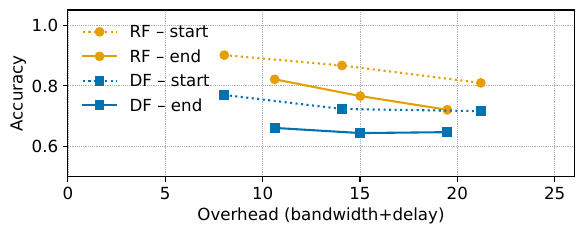

This chart was generated by the following Python code:
#!/usr/bin/env python3
"""
plot_cost_accuracy.py – Draw accuracy-vs-cost curves for RF/DF (start & end).

Usage
-----
    python plot_cost_accuracy.py  path/to/your/data.csv
"""

import sys
import pandas as pd
import matplotlib.pyplot as plt
import matplotlib as mpl

# --- publication-quality defaults (tweak to taste) --------------------------
mpl.rcParams.update({
    "pdf.fonttype": 42,
    "ps.fonttype": 42,
    "text.usetex": False,
    "font.size": 12,
    "axes.labelsize": 12,
    "legend.fontsize": 12,
    "xtick.labelsize": 12,
    "ytick.labelsize": 12,
})

# Three high-contrast, colour-blind-friendly hues (Okabe-Ito palette)
CB_BLUE   = "#0072B2"   # strong blue
CB_ORANGE = "#E69F00"   # strong orange
CB_GREEN = "#009E73"    # green

# ---------------------------------------------------------------------------


def plot_cost_accuracy(csv_path: str) -> None:
    """Parse *csv_path* and plot accuracy vs. cost for RF/DF (start & end)."""
    df = pd.read_csv(csv_path)

    # Cost = bandwidth load + delay
    df["cost"] = df["load"] + df["delay"]

    # Split rows into the “start/…” and “end/…” subsets
    df_start = df[df["dataset"].str.startswith("start")].copy().sort_values("cost")
    df_end   = df[df["dataset"].str.startswith("end")].copy().sort_values("cost")

    plt.figure(figsize=(6.0, 2.5), dpi=300)

    # RF curves
    plt.plot(df_start["cost"], df_start["rf"],
             linestyle="dotted", marker="o", color=CB_ORANGE, label="RF – start")
    plt.plot(df_end["cost"], df_end["rf"],
             linestyle="-",  marker="o", color=CB_ORANGE, label="RF – end")

    # DF curves
    plt.plot(df_start["cost"], df_start["df"],
             linestyle="dotted", marker="s", color=CB_BLUE, label="DF – start")
    plt.plot(df_end["cost"], df_end["df"],
             linestyle="-",  marker="s", color=CB_BLUE, label="DF – end")

    plt.xlabel("Overhead (bandwidth+delay)")
    plt.ylabel("Accuracy")
    plt.grid(True, linestyle=":", linewidth=0.5)
    plt.legend(frameon=False)
    plt.xlim(0.0, 26.0)
    plt.ylim(0.5, 1.05)
    plt.tight_layout()
    plt.savefig(f"cf-tuning-phases.pdf", bbox_inches='tight')
    plt.show()


if __name__ == "__main__":
    if len(sys.argv) < 2:
        sys.exit("Usage: python plot_cost_accuracy.py  path/to/data.csv")
    plot_cost_accuracy(sys.argv[1])

